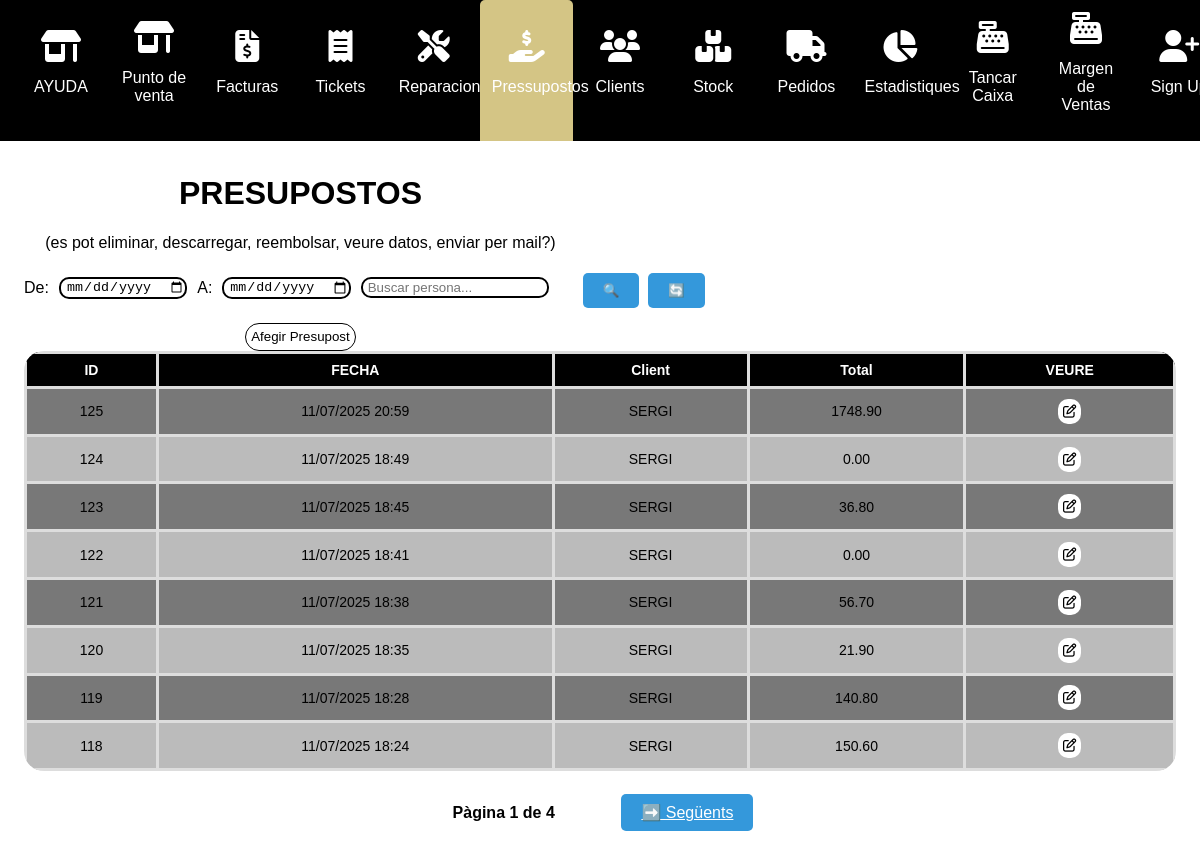
/presupostos/, run on an earlier commit of the app's database.
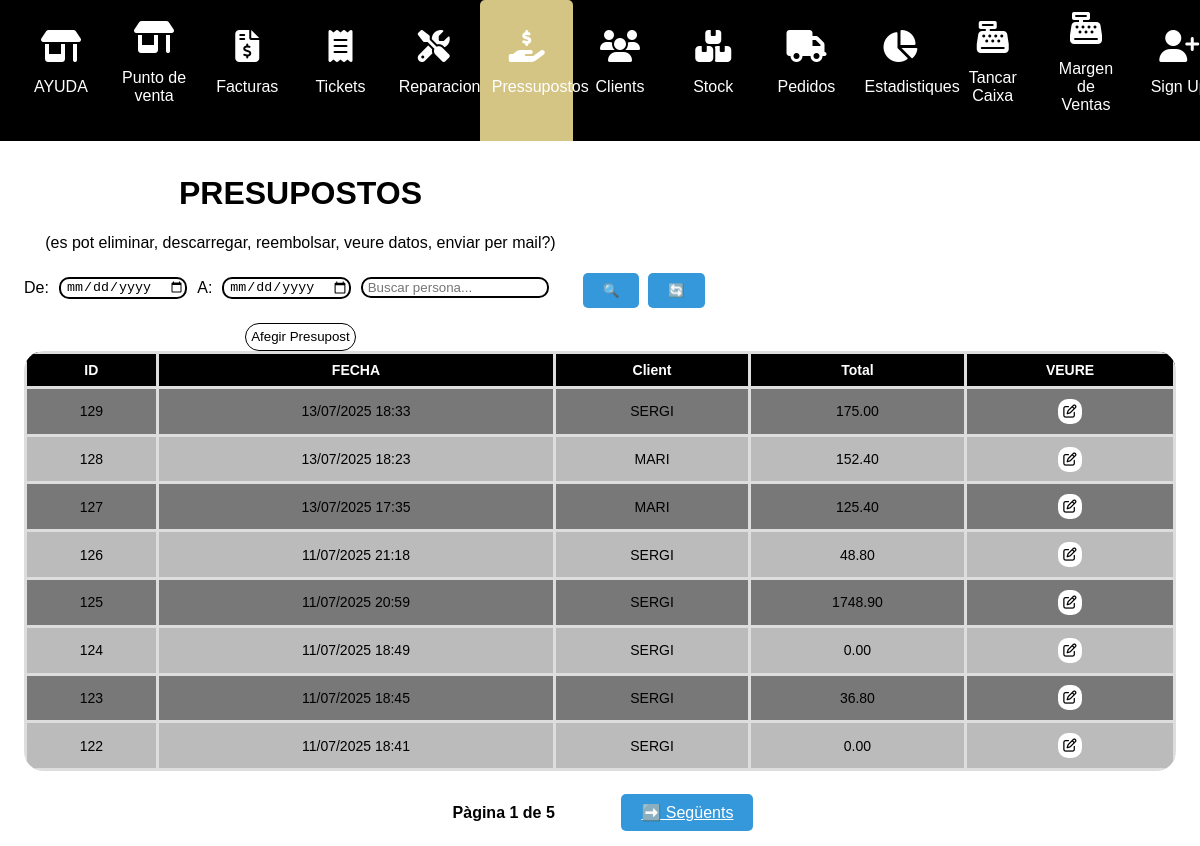
And on a later commit of the database.
### myapp/models.py (models this page shows)
class Pressupost(models.Model):
    persona_id      = models.IntegerField()
    date            = models.DateTimeField()
    facturat        = models.CharField(max_length=100, default="no")
    total           = models.DecimalField(max_digits=12, decimal_places=2)
    metodo_pago     = models.CharField(
                          max_length=20,
                          choices=[('Targeta','Targeta'),('Efectivo','Efectiu')],
                          default='Targeta'
                      )

### myapp/views.py (the view, shortened to what this page needs)
# urls.py: path("presupostos/", views.presupostos, name="presupostos"),
def presupostos(request):
    data_inici = request.GET.get('data_inicio')
    data_fi = request.GET.get('data_fi')
    search = request.GET.get('search')
    pressupostos= Pressupost.objects.all().order_by('-date')
    if search:
        personas_nom = Persona.objects.filter(nombre__icontains=search)
        personas_tel = Persona.objects.filter(telefono__icontains=search)
        personas = personas_nom | personas_tel
        pressupostos = pressupostos.filter(persona_id__in=personas.values_list('id', flat=True))
    page_number = request.GET.get('page', 1)
    paginator = Paginator(pressupostos, 8)
    page = paginator.get_page(page_number)
    for pressupost in page:
        try:
            pressupost.persona_id = Persona.objects.get(id=pressupost.persona_id).nombre
        except Persona.DoesNotExist:
            pressupost.persona_id = "Desconegut"
    personas=Persona.objects.all()
    return render(request, "presupostos.html", {
        "pressupostos": page,
        "data_inicio": data_inici or '',
        "data_fi": data_fi or '',
        "search": search or '',
        "persona":personas
    })

### myapp/templates/presupostos.html (shortened to what this page needs)
{% extends "layouts/base.html" %}
{% block content %}
<!DOCTYPE html>
<html lang="en">
<head>
</head>
<body>
<div class="main-content">
    <div class="products-section">
        <h1>PRESUPOSTOS</h1>
<p>(es pot eliminar, descarregar, reembolsar, veure datos, enviar per mail?)</p>
             <div style="display: flex; align-items: center; gap: 10px; margin-bottom: 10px;">
  <form method="get" style="display: flex; align-items: center; gap: 10px; margin: 0;">
    <label for="data-inicio">De:</label>
    <input type="date" id="data-inicio" name="data_inicio" value="{{ data_inicio }}">
    <label for="data-fin">A:</label>
    <input type="date" id="data-fin" name="data_fi" value="{{ data_fi }}">
    <input type="text" name="search" value="{{ search }}" placeholder="Buscar persona...">
    <button type="submit" class="blue-button">🔍</button>
  </form>
  <form method="get" style="margin: 0; margin-left: 10px;">
    <button type="submit" class="blue-button">🔄</button>
  </form>
</div>
<button id="afegir-reparacio-btn">Afegir Presupost</button>
    </div>
    <form method="post">
        <table id="productTable">
            <thead>
            <tr>
                <th>ID</th>
                <th>FECHA</th>
               <th>Client</th>
                <th>Total</th>
                <th>VEURE</th>
            </tr>
            </thead>
            <tbody>
            {% for pressupost in pressupostos %}
            <tr class="filaTicket">
                <td>{{ pressupost.id }}</td>
               <td>{{ pressupost.date|date:"d/m/Y H:i" }}</td>
                <td>{{ pressupost.persona_id }} </td>
                <td>{{ pressupost.total }} </td>
                <td><button type="button" class="popup-trigger" data-pressupost-id="{{ pressupost.id }}"><i
                        class="fa-regular fa-pen-to-square"></i></button></td>
            </tr>
            {% endfor %}
            </tbody>
        </table>
        <div style="text-align: center; margin-top: 2rem;">
  <span style="margin: 0 1rem; font-weight: bold;">
    Pàgina {{ pressupostos.number }} de {{ pressupostos.paginator.num_pages }}
  </span>
  {% if pressupostos.has_next %}
    <a href="?page={{ pressupostos.next_page_number }}" class="blue-button">➡️ Següents</a>
  {% endif %}
</div>
    </form>
    </div>
</body>
</html>
{% endblock %}

What changed in the data, as far as the page shows it:
no longer on this page (row unchanged): Pressupost: id "121", date "11/07/2025 18:38", persona_id "SERGI", total "56.70"
no longer on this page (row edited): Pressupost: id "120", date "11/07/2025 18:35", persona_id "SERGI", total "21.90"
no longer on this page (row unchanged): Pressupost: id "119", date "11/07/2025 18:28", persona_id "SERGI", total "140.80"
no longer on this page (row unchanged): Pressupost: id "118", date "11/07/2025 18:24", persona_id "SERGI", total "150.60"
added Pressupost: id "129", date "13/07/2025 18:33", persona_id "SERGI", total "175.00"
added Pressupost: id "128", date "13/07/2025 18:23", persona_id "MARI", total "152.40"
added Pressupost: id "127", date "13/07/2025 17:35", persona_id "MARI", total "125.40"
added Pressupost: id "126", date "11/07/2025 21:18", persona_id "SERGI", total "48.80"
Also different on the page:
{{ pressupostos.paginator.num_pages }}: "4" → "5"
